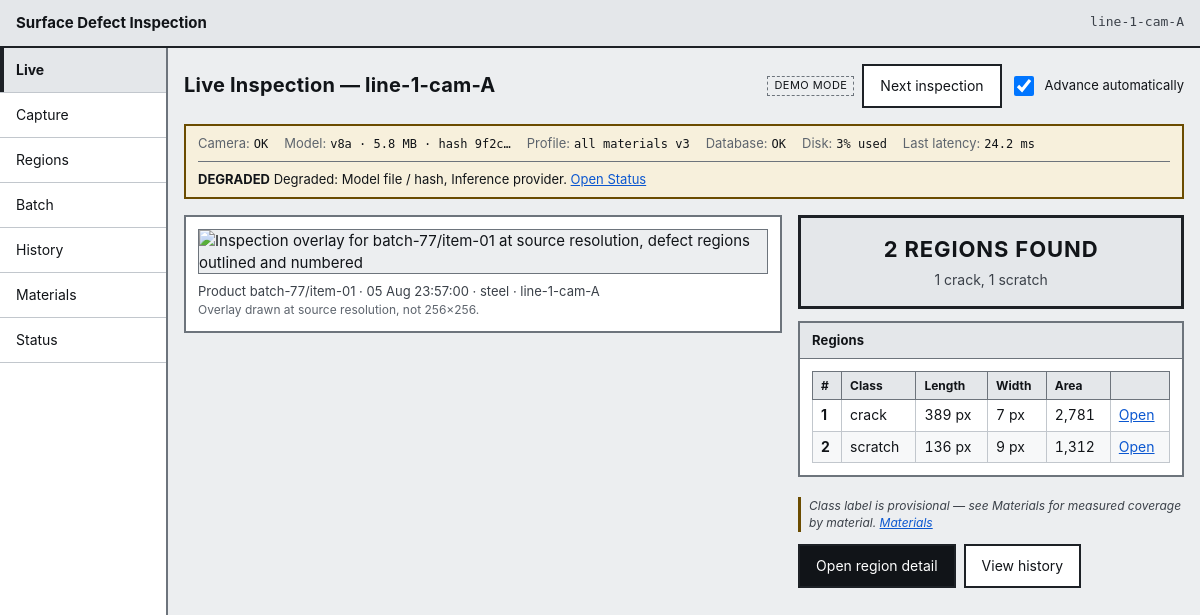
The app's page /live with its own data.
### tables this page shows
CREATE TABLE station (
    station_id    INTEGER PRIMARY KEY AUTOINCREMENT,
    station_code  TEXT NOT NULL UNIQUE,
    line_code     TEXT NOT NULL,
    mm_per_pixel  REAL,               -- NULL until the station is calibrated
    camera_status TEXT NOT NULL DEFAULT 'ok',
    created_at    TEXT NOT NULL
);

CREATE TABLE model_version (
    model_version_id INTEGER PRIMARY KEY AUTOINCREMENT,
    file_name        TEXT NOT NULL,
    version          TEXT NOT NULL,
    artefact_sha256  TEXT NOT NULL UNIQUE,
    parameter_count  INTEGER,
    size_mb          REAL,
    precision        TEXT,
    latency_ms       REAL,
    created_at       TEXT NOT NULL,
    is_active        INTEGER NOT NULL DEFAULT 0 CHECK (is_active IN (0, 1))
);

CREATE TABLE inspection (
    inspection_id      INTEGER PRIMARY KEY AUTOINCREMENT,
    station_id         INTEGER NOT NULL REFERENCES station (station_id),
    profile_id         INTEGER NOT NULL REFERENCES profile (profile_id),
    model_version_id   INTEGER NOT NULL REFERENCES model_version (model_version_id),
    material_id        INTEGER REFERENCES material (material_id),
    batch_run_id       INTEGER REFERENCES batch_run (batch_run_id),
    image_sha256       TEXT,
    product_id         TEXT,
    captured_at        TEXT NOT NULL,
    processed_at       TEXT NOT NULL,
    status             TEXT NOT NULL CHECK (status IN (
                           'regions_found', 'clean',
                           'acquisition_failure', 'processing_failure')),
    region_count       INTEGER NOT NULL DEFAULT 0,
    latency_ms         REAL,
    source_image_path  TEXT,
    overlay_image_path TEXT,
    error_code         TEXT,
    error_message      TEXT
);

CREATE TABLE material (
    material_id    INTEGER PRIMARY KEY AUTOINCREMENT,
    material_code  TEXT NOT NULL UNIQUE,
    material_name  TEXT NOT NULL,
    support_status TEXT NOT NULL CHECK (support_status IN (
                       'supported', 'one_product_only', 'thin_coverage',
                       'typing_unsupported', 'not_supported', 'under_evaluation')),
    notes          TEXT
);

CREATE TABLE defect_region (
    region_id     INTEGER PRIMARY KEY AUTOINCREMENT,
    inspection_id INTEGER NOT NULL REFERENCES inspection (inspection_id) ON DELETE CASCADE,
    region_index  INTEGER NOT NULL,
    class_id      INTEGER NOT NULL REFERENCES defect_class (class_id),
    area_px       INTEGER NOT NULL,
    length_px     REAL NOT NULL,
    max_width_px  REAL NOT NULL,
    bbox_x        INTEGER NOT NULL,
    bbox_y        INTEGER NOT NULL,
    bbox_width    INTEGER NOT NULL,
    bbox_height   INTEGER NOT NULL,
    centroid_x    REAL,
    centroid_y    REAL,
    UNIQUE (inspection_id, region_index)
);

CREATE TABLE defect_class (
    class_id     INTEGER PRIMARY KEY,
    class_code   TEXT NOT NULL UNIQUE,
    display_name TEXT NOT NULL
);

### app/routes/pages.py (the view)
@router.get("/live", response_class=HTMLResponse)
def live(
    request: Request,
    conn: sqlite3.Connection = Depends(get_db),
    settings: Settings = Depends(settings_dep),
) -> HTMLResponse:
    context = _base_context(request, conn, settings, "live")
    row = inspections.latest(conn, settings.station_id) or inspections.latest(conn)
    context["view"] = inspection_view(conn, int(row["inspection_id"])) if row else None
    context["poll_ms"] = settings.live_poll_ms
    return _templates(request).TemplateResponse(request, "live.html", context)

### app/templates/live.html (shortened to what this page needs)
{% extends "base.html" %}
{% block heading %}Live Inspection &mdash; {{ station }}{% endblock %}
{% block header_extra %}
  {% if demo_mode and settings.inspection_provider == "mock" %}
  <div class="demo-controls" id="demo-controls">
    <span class="tag tag--demo">Demo mode</span>
    <button type="button" class="button" id="next-inspection">Next inspection</button>
    <label class="toggle">
      <input type="checkbox" id="auto-advance" checked>
      <span>Advance automatically</span>
    </label>
  </div>
  {% endif %}
{% endblock %}
{% block content %}
{% if view %}
<div class="live" id="live-root" data-inspection-id="{{ view.inspection.inspection_id }}" data-poll-ms="{{ poll_ms }}">
  <section class="live__image panel" aria-label="Overlay">
    {% if view.has_overlay %}
      <img class="image-frame" id="live-overlay"
           src="{{ view.overlay_url }}"
           alt="Inspection overlay for {{ view.inspection.product_id }} at source resolution, defect regions outlined and numbered">
    {% else %}
      <div class="image-frame image-frame--empty" id="live-overlay-empty">
        <p>{% if view.inspection.status in ("acquisition_failure", "processing_failure") %}No overlay &mdash; the image was not processed.{% else %}No overlay stored.{% endif %}</p>
      </div>
    {% endif %}
    <p class="caption" id="live-caption">
      Product {{ view.inspection.product_id or "&mdash;" }} &middot;
      {{ view.inspection.captured_at|short_time }} &middot;
      {{ view.inspection.material_code or "unknown material" }} &middot;
      {{ view.inspection.station_code }}
      <span class="caption__note">Overlay drawn at source resolution, not 256&times;256.</span>
    </p>
  </section>
  <section class="live__summary" aria-label="Result">
    {% with summary = view.summary %}{% include "partials/result_banner.html" %}{% endwith %}
    {% with regions = view.regions, inspection_id = view.inspection.inspection_id %}
      {% include "partials/region_table.html" %}
    {% endwith %}
    <p class="note note--provisional">
      {{ provisional_note|safe }}
      <a href="/materials">Materials</a>
    </p>
    <div class="button-row">
      <a class="button button--primary" href="/regions?inspection_id={{ view.inspection.inspection_id }}&amp;region={{ view.regions[0].region_index if view.regions else 1 }}">Open region detail</a>
      <a class="button" href="/history">View history</a>
    </div>
  </section>
</div>
{% else %}
<div class="panel empty-state">
  <h2>No inspection recorded yet</h2>
  <p>The station has not produced a result. Seed the demo data with <code>python -m scripts.seed_db</code>, or advance the mock station with the demo control above.</p>
</div>
{% endif %}
{% endblock %}

### app/templates/base.html (shortened to what this page needs)
<!DOCTYPE html>
<html lang="en">
<head>
  <link rel="stylesheet" href="/static/css/base.css">
  <link rel="stylesheet" href="/static/css/layout.css">
  <link rel="stylesheet" href="/static/css/components.css">
  <link rel="stylesheet" href="/static/css/responsive.css">
</head>
<body data-screen="{{ active }}">
  <header class="app-bar">
    <span class="app-bar__title">{{ app_title }}</span>
    <span class="app-bar__station" title="Station">{{ station }}</span>
  </header>
  <div class="shell">
    {% include "partials/navigation.html" %}
    <main id="main" class="main" tabindex="-1">
      <div class="page-header">
        <h1 class="page-header__title">{% block heading %}{% endblock %}</h1>
        <div class="page-header__extra">{% block header_extra %}{% endblock %}</div>
      </div>
      {% if health is defined %}{% include "partials/health_strip.html" %}{% endif %}
      {% block content %}{% endblock %}
    </main>
  </div>
</body>
</html>

### app/templates/partials/health_strip.html (shortened to what this page needs)
<section class="strip strip--{{ health.overall }}" aria-label="Station health">
  <ul class="strip__items">
    <li class="strip__item">
      <span class="strip__key">Camera</span>
      <span class="strip__value">{{ health.camera.state_label }}</span>
    </li>
    <li class="strip__item">
      <span class="strip__key">Model</span>
      <span class="strip__value">{{ health.model_version }}{% if health.model_size_mb %} &middot; {{ health.model_size_mb }} MB{% endif %} &middot; hash {{ health.model_sha_short }}</span>
    </li>
    <li class="strip__item">
      <span class="strip__key">Profile</span>
      <span class="strip__value">{{ health.profile_label }}{% if health.profile_version %} v{{ health.profile_version }}{% endif %}</span>
    </li>
    <li class="strip__item">
      <span class="strip__key">Database</span>
      <span class="strip__value">{{ health.database.state_label }}</span>
    </li>
    <li class="strip__item">
      <span class="strip__key">Disk</span>
      <span class="strip__value">{{ health.disk_value or health.disk.state_label }}</span>
    </li>
    <li class="strip__item">
      <span class="strip__key">Last latency</span>
      <span class="strip__value">{% if health.latency_ms %}{{ health.latency_ms }} ms{% else %}&mdash;{% endif %}</span>
    </li>
  </ul>
  {% if health.overall != "ok" %}
  <p class="strip__alert">
    <strong>{{ health.overall_label }}</strong>
    {% if health.degraded %}Degraded: {{ health.degraded|join(", ") }}.{% endif %}
    <a href="/status">Open Status</a>
  </p>
  {% endif %}
</section>

### app/templates/partials/region_table.html
<div class="panel">
  <h2 class="panel__title" id="regions-heading">Regions</h2>
  {% if regions %}
  <div class="table-scroll">
    <table class="table table--compact" aria-labelledby="regions-heading">
      <thead>
        <tr>
          <th scope="col">#</th>
          <th scope="col">Class</th>
          <th scope="col">Length</th>
          <th scope="col">Width</th>
          <th scope="col">Area</th>
          <th scope="col"><span class="visually-hidden">Open</span></th>
        </tr>
      </thead>
      <tbody id="region-rows">
        {% for region in regions %}
        <tr>
          <th scope="row">{{ region.region_index }}</th>
          <td>{{ region.class_code }}</td>
          <td class="num">{{ region.length_px|px }}</td>
          <td class="num">{{ region.max_width_px|px }}</td>
          <td class="num">{{ region.area_px|number }}</td>
          <td><a class="link-action" href="/regions?inspection_id={{ inspection_id }}&amp;region={{ region.region_index }}">Open</a></td>
        </tr>
        {% endfor %}
      </tbody>
    </table>
  </div>
  {% else %}
  <p class="empty">No regions recorded for this inspection.</p>
  {% endif %}
</div>

### app/static/css/base.css (style rules this page uses)
:root { --ink: #111418; --ink-2: #3b4149; --ink-3: #5d646d; --paper: #ffffff; --bg: #eceef0; --panel-head: #e4e7ea; --line: #6d747c; --line-soft: #c2c7cd; --line-hard: #1d2126; --crack: #c62828; --scratch: #1565c0; --alert: #8a1c1c; --alert-bg: #f6e9e9; --warn: #6b4c00; --warn-bg: #f7f0dc; --ok: #14532d; --ok-bg: #e9f1ea; --focus: #0b57d0; --sp-1: 4px; --sp-2: 8px; --sp-3: 12px; --sp-4: 16px; --sp-5: 24px; --sp-6: 32px; --touch: 44px; --font: -apple-system, BlinkMacSystemFont, "Segoe UI", Roboto, "Helvetica Neue", Arial, sans-serif; --mono: ui-monospace, "DejaVu Sans Mono", "SFMono-Regular", Menlo, Consolas, monospace; }
*, *::before, *::after { box-sizing: border-box; }
html { -webkit-text-size-adjust: 100%; }
body { margin: 0; background: var(--bg); color: var(--ink); font-family: var(--font); font-size: 15px; line-height: 1.45; }
h1, h2, h3 { margin: 0; font-weight: 700; letter-spacing: 0.01em; }
h1 { font-size: 20px; }
h2 { font-size: 15px; }
p { margin: 0 0 var(--sp-3); }
p:last-child { margin-bottom: 0; }
a { color: var(--focus); }
.num { text-align: right; font-variant-numeric: tabular-nums; }

### app/static/css/layout.css (style rules this page uses)
.app-bar { display: flex; justify-content: space-between; align-items: center; gap: var(--sp-3); background: var(--panel-head); border-bottom: 2px solid var(--line-hard); padding: var(--sp-3) var(--sp-4); }
.app-bar__title { font-weight: 700; font-size: 15px; }
.app-bar__station { font-family: var(--mono); font-size: 13px; color: var(--ink-2); }
.shell { display: grid; grid-template-columns: 168px minmax(0, 1fr); align-items: start; min-height: calc(100vh - 49px); }
.main { padding: var(--sp-4); min-width: 0; display: flex; flex-direction: column; gap: var(--sp-4); }
.page-header { display: flex; flex-wrap: wrap; gap: var(--sp-3); justify-content: space-between; align-items: center; }
.page-header__extra { display: flex; gap: var(--sp-2); align-items: center; flex-wrap: wrap; }
.live { display: grid; grid-template-columns: minmax(0, 1.55fr) minmax(320px, 1fr); gap: var(--sp-4); align-items: start; }
.live__summary { display: flex; flex-direction: column; gap: var(--sp-3); min-width: 0; }

### records on screen
station: station_code "line-1-cam-A", inspection.station_code "line-1-cam-A"
model_version: model_version "v8a", model_size_mb "5.8"
inspection: latency_ms "24.2", inspection "batch-77/item-01", inspection.captured_at|short_time "05 Aug 23:57:00"
material: inspection "steel"
defect_region: region_index "1", class_code "crack", length_px|px "389 px", max_width_px|px "7 px", area_px|number "2,781"
defect_region: region_index "2", class_code "scratch", length_px|px "136 px", max_width_px|px "9 px", area_px|number "1,312"

### other values on screen
{{ app_title }} "Surface Defect Inspection"
{{ item.label }} "Live" "Capture" "Regions" "Batch" "History" "Materials" "Status"
{{ health.camera.state_label }} "OK"
{{ health.model_sha_short }} "9f2c…"
{{ health.profile_label }} "all materials"
{{ health.profile_version }} "3"
{{ health.database.state_label }} "OK"
{{ health.disk_value or health.disk.state_label }} "3% used"
{{ health.overall_label }} "DEGRADED"
{{ health.degraded|join(", ") }} "Model file / hash, Inference provider"
{{ summary.headline }} "2 REGIONS FOUND"
{{ summary.detail }} "1 crack, 1 scratch"
{{ provisional_note|safe }} "Class label is provisional — see Materials for measured coverage by material."
